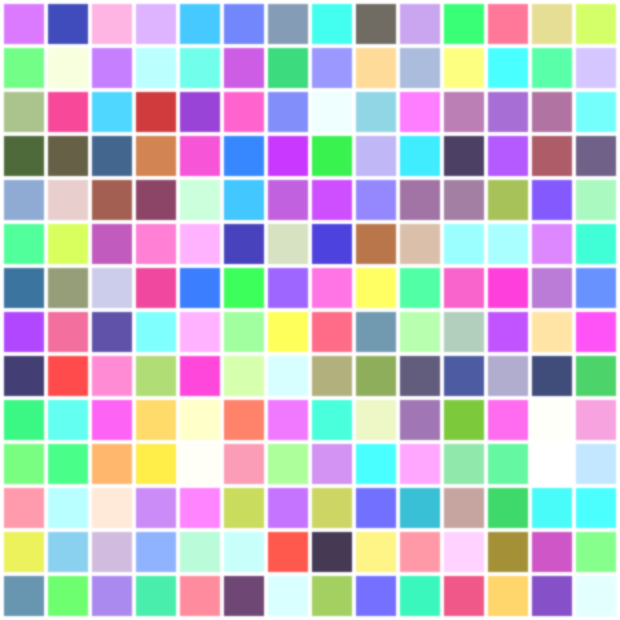
Frame 1 (no input)
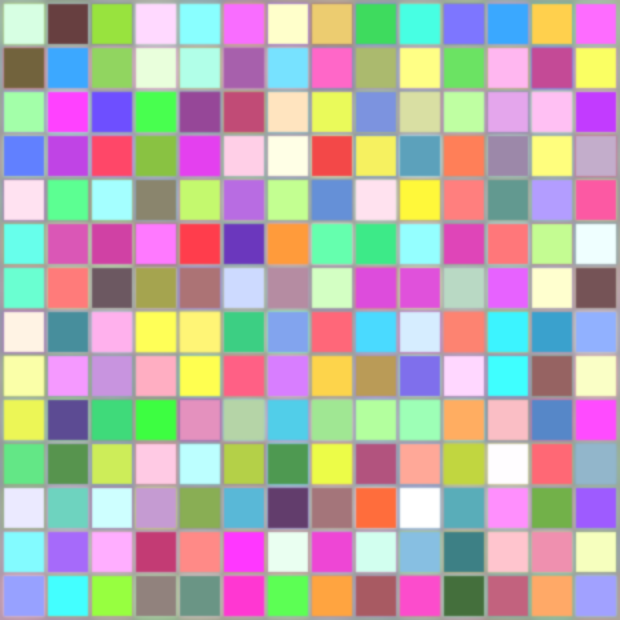
Frame 60 (the mouse pressed at the canvas centre just before this capture)
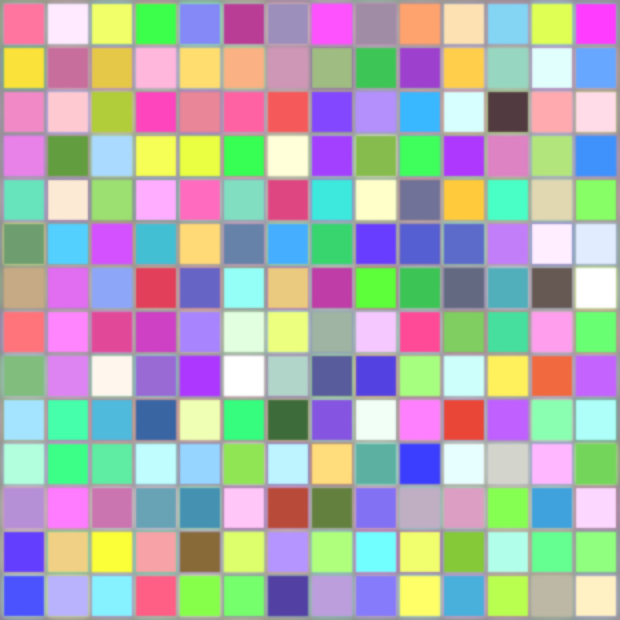
Frame 120 (the mouse held since frame 60 and released just before this capture)

The Processing sketch that drew these frames (run headless with seeded random() and noise(); from frame 60 on, the mouse is pressed at the canvas centre):

// Processing sketch: processing_125200
// ── processing_125200.pde

void setup(){
  size (620, 620);
  frameRate (10);
  noStroke ();
  background (255);
  smooth();
}
 
void draw (){
  for ( int x=4; x < 600; x += 44){
    for ( int y=4; y < 600; y += 44){
      fill (55+random(255),55+random(255),55+random(255));
      rect (x,y,40,40);
    }
  }
  filter(BLUR,1);
}
